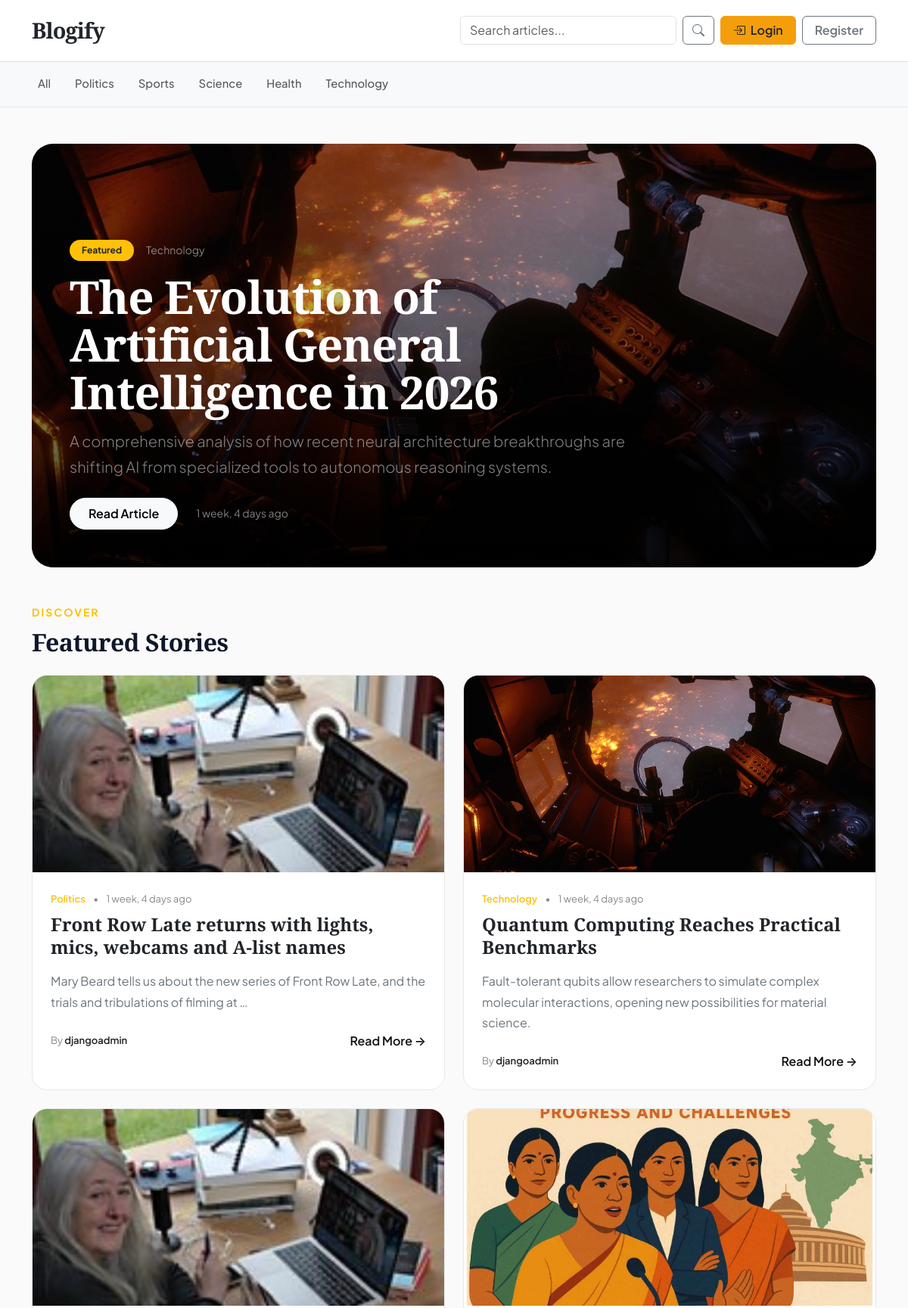
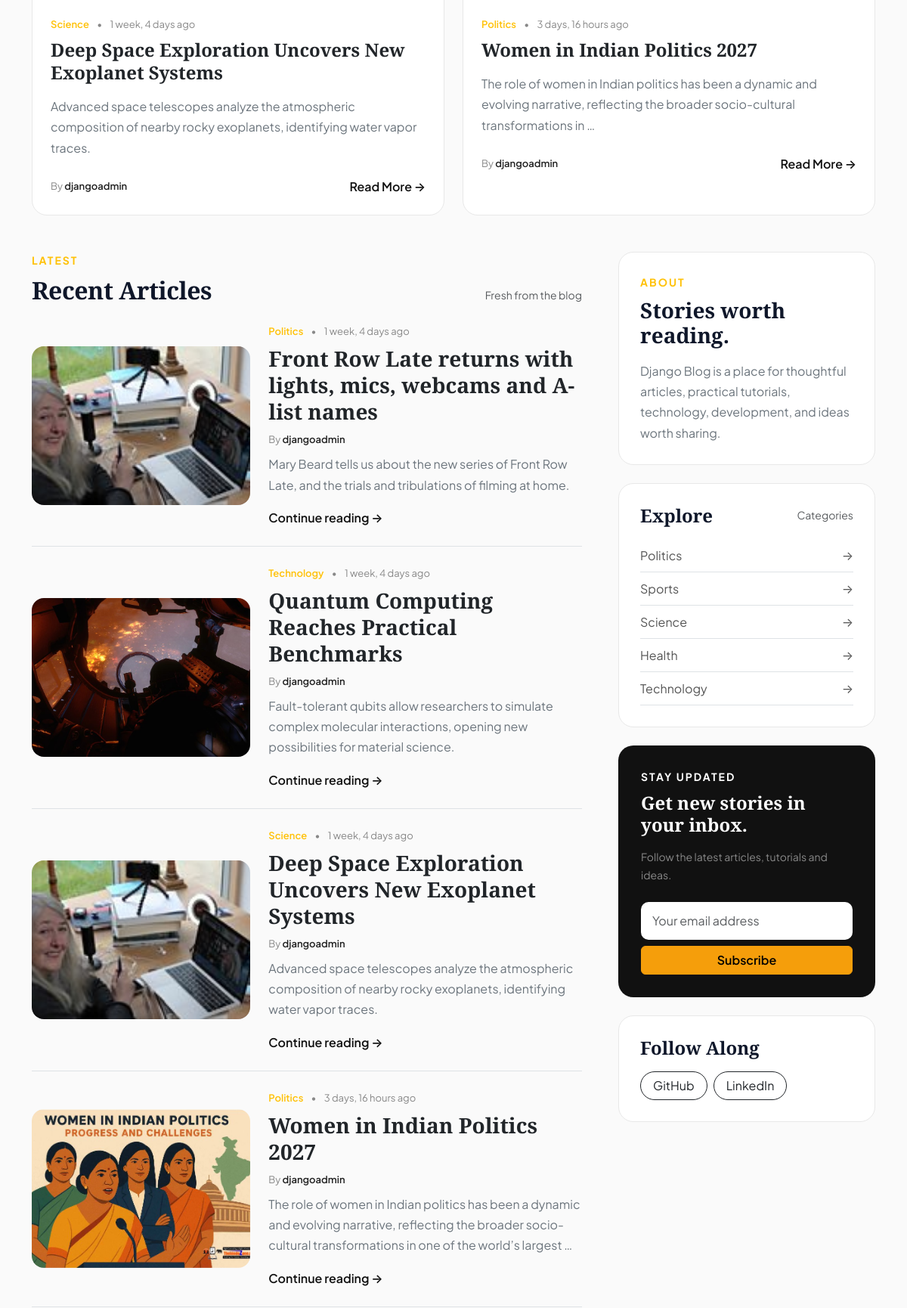
The page / (upper part) on the database its author committed (2 pictures, top to bottom).
### blogs/models.py (models this page shows, shortened)
class Category(models.Model):
    category_name = models.CharField(max_length=50, unique=True)
    created_at = models.DateTimeField(auto_now_add=True)
    updated_at = models.DateTimeField(auto_now=True)
    class Meta:
        verbose_name_plural = "categories"

class Blog(models.Model):
    STATUS_CHOICES = (
    ("draft", "Draft"),
    ("published", "Published")
)
    title = models.CharField(max_length=100)
    slug = models.SlugField(max_length=150, unique=True, blank=True)
    category = models.ForeignKey(Category, on_delete=models.CASCADE)
    author = models.ForeignKey(User, on_delete=models.CASCADE)
    featured_image = models.ImageField(upload_to='uploads/%Y/%m/%d')
    short_description = models.TextField(max_length=500)
    blog_body = models.TextField(max_length=2000)
    status = models.CharField(choices=STATUS_CHOICES, default="draft")
    is_featured = models.BooleanField(default=False)
    created_at = models.DateTimeField(auto_now_add=True)
    updated_at = models.DateTimeField(auto_now=True)

### blog_main/views.py (the view)
# urls.py: path('', views.home, name="home"),
def home(request):
    categories = Category.objects.all()
    featured_posts = Blog.objects.filter(is_featured = True).order_by('-updated_at')
    posts = Blog.objects.filter(is_featured = False)
    context = {
        'categories': categories,
        'featured_posts': featured_posts,
        'posts': posts
    }
    return render(request, 'home.html', context)

### blogs/context_processors.py (called while the page is built)
def get_categories(request):
    categories = Category.objects.all()
    return dict(categories=categories)

### templates/home.html (shortened to what this page needs)
{% extends 'base.html' %} {% block title %} Home - Django Blog {% endblock %}
{% block content %}
<div class="blog-home">
  <div class="container py-5">
    {% for post in featured_posts %} {% if forloop.first %}
    <section
      class="hero-card mb-5"
      style="background-image: url('{{ post.featured_image.url }}');"
    >
      <div class="hero-content text-white">
        <div class="d-flex align-items-center gap-3 mb-3">
          <span class="badge bg-warning text-dark rounded-pill px-3 py-2">
            Featured
          </span>
          <span class="small text-white-50">
            {{ post.category.category_name }}
          </span>
        </div>
        <h1 class="hero-title fw-bold mb-3">{{ post.title }}</h1>
        <p class="lead text-white-50 mb-4">
          {{ post.short_description|truncatewords:30 }}
        </p>
        <div class="d-flex align-items-center gap-4">
          <a
            href="{% url 'post_detail' post.slug %}"
            class="btn btn-light rounded-pill px-4 py-2 fw-semibold"
          >
            Read Article
          </a>
          <span class="small text-white-50">
            {{ post.created_at|timesince }} ago
          </span>
        </div>
      </div>
    </section>
    {% endif %} {% endfor %}
    <section class="mb-5">
      <div class="d-flex justify-content-between align-items-end mb-4">
        <div>
          <div
            class="text-uppercase small fw-bold text-warning mb-2"
            style="letter-spacing: 2px"
          >
            Discover
          </div>
          <h2 class="section-title fw-bold mb-0">Featured Stories</h2>
        </div>
      </div>
      <div class="row g-4">
        {% for post in posts %}
        <div class="col-lg-6">
          <article class="article-card h-100">
            {% if post.featured_image %}
            <a href="{% url 'post_detail' post.slug %}">
              <img
                src="{{ post.featured_image.url }}"
                class="article-image w-100"
                style="height: 260px; object-fit: cover"
              />
            </a>
            {% endif %}
            <div class="p-4">
              <div class="meta mb-2">
                <span class="text-warning fw-semibold">
                  {{ post.category.category_name }}
                </span>
                <span class="mx-2">•</span>
                {{ post.created_at|timesince }} ago
              </div>
              <h3 class="article-title h4 fw-bold mb-3">
                <a
                  href="{% url 'post_detail' post.slug %}"
                  class="text-dark text-decoration-none"
                >
                  {{ post.title }}
                </a>
              </h3>
              <p class="text-secondary mb-4">
                {{ post.short_description|truncatewords:20 }}
              </p>
              <div class="d-flex justify-content-between align-items-center">
                <span class="meta">
                  By
                  <span class="author"> {{ post.author }} </span>
                </span>
                <a href="{% url 'post_detail' post.slug %}" class="read-link">
                  Read More →
                </a>
              </div>
            </div>
          </article>
        </div>
        {% endfor %}
      </div>
    </section>
    <div class="row g-5">
      <main class="col-lg-8">
        <div class="d-flex justify-content-between align-items-end mb-4">
          <div>
            <div
              class="text-uppercase small fw-bold text-warning mb-2"
              style="letter-spacing: 2px"
            >
              Latest
            </div>
            <h2 class="section-title fw-bold mb-0">Recent Articles</h2>
          </div>
          <span class="small text-muted"> Fresh from the blog </span>
        </div>
        {% for post in posts %}
        <article class="mb-4 pb-4 border-bottom">
          <div class="row g-4 align-items-center">
            {% if post.featured_image %}
            <div class="col-md-5">
              <a href="{% url 'post_detail' post.slug %}">
                <img
                  src="{{ post.featured_image.url }}"
                  alt="{{ post.title }}"
                  class="recent-image w-100"
                />
              </a>
            </div>
            {% endif %}
            <div
              class="{% if post.featured_image %}col-md-7{% else %}col-12{% endif %}"
            >
              <div class="meta mb-2">
                <span class="text-warning fw-semibold">
                  {{ post.category.category_name }}
                </span>
                <span class="mx-2"> • </span>
                {{ post.created_at|timesince }} ago
              </div>
              <h3 class="article-title h3 fw-bold mb-2">
                <a
                  href="{% url 'post_detail' post.slug %}"
                  class="text-dark text-decoration-none"
                >
                  {{ post.title }}
                </a>
              </h3>
              <p class="meta mb-2">
                By
                <span class="author"> {{ post.author }} </span>
              </p>
              <p class="text-secondary mb-3">
                {{ post.short_description|truncatewords:25 }}
              </p>
              <a href="{% url 'post_detail' post.slug %}" class="read-link">
                Continue reading →
              </a>
            </div>
          </div>
        </article>
        {% empty %}
        <div class="text-center py-5">
          <h4 class="fw-bold">No articles yet</h4>
          <p class="text-muted">Published articles will appear here.</p>
        </div>
        {% endfor %}
      </main>
      <aside class="col-lg-4">
        <div class="sidebar-box mb-4">
          <div
            class="text-uppercase small fw-bold text-warning mb-2"
            style="letter-spacing: 2px"
          >
            About
          </div>
          <h3
            class="fw-bold mb-3"
            style="font-family: &quot;Playfair Display&quot;, serif"
          >
            Stories worth reading.
          </h3>
          <p class="text-secondary mb-0">
            Django Blog is a place for thoughtful articles, practical tutorials,
            technology, development, and ideas worth sharing.
          </p>
        </div>
        <div class="sidebar-box mb-4">
          <div class="d-flex justify-content-between align-items-center mb-3">
            <h4
              class="fw-bold mb-0"
              style="font-family: &quot;Playfair Display&quot;, serif"
            >
              Explore
            </h4>
            <span class="small text-muted"> Categories </span>
          </div>
          {% for category in categories %}
          <a
            href="{% url 'post_by_category' category.id %}"
            class="category-link d-flex justify-content-between align-items-center py-2 border-bottom"
          >
            <span> {{ category.category_name }} </span>
            <span> → </span>
          </a>
          {% endfor %}
        </div>
        <div class="newsletter-box mb-4">
          <div
            class="small text-uppercase fw-bold mb-2"
            style="letter-spacing: 2px"
          >
            Stay Updated
          </div>
          <h4
            class="fw-bold mb-3"
            style="font-family: &quot;Playfair Display&quot;, serif"
          >
            Get new stories in your inbox.
          </h4>
          <p class="small text-white-50 mb-4">
            Follow the latest articles, tutorials and ideas.
          </p>
          <form method="POST" action="{% url 'newsletter_subscribe' %}">
            <input
              type="email"
              name="email"
              class="form-control mb-2"
              placeholder="Your email address"
              class="form-control"
            />
            <button type="submit" class="btn btn-warning w-100 fw-semibold">
              Subscribe
            </button>
          </form>
        </div>
        <div class="sidebar-box">
          <h4
            class="fw-bold mb-3"
            style="font-family: &quot;Playfair Display&quot;, serif"
          >
            Follow Along
          </h4>
          <div class="d-flex gap-2">
            <a href="#" class="btn btn-outline-dark rounded-pill px-3">
              GitHub
            </a>
            <a href="#" class="btn btn-outline-dark rounded-pill px-3">
              LinkedIn
            </a>
          </div>
        </div>
      </aside>
    </div>
  </div>
</div>
{% endblock %}

### templates/base.html (shortened to what this page needs)
{% load static %}
<!doctype html>
<html lang="en">
  <head>
    <link
      href="https://cdn.jsdelivr.net/npm/bootstrap@5.3.2/dist/css/bootstrap.min.css"
      rel="stylesheet"
    />
    <link
      rel="stylesheet"
      href="https://cdn.jsdelivr.net/npm/bootstrap-icons@1.11.3/font/bootstrap-icons.min.css"
    />
    <link href="{% static 'css/blog.css' %}?v=3.0" rel="stylesheet" />
  </head>
  <body>
    <header class="blog-header sticky-top bg-white border-bottom">
      <div class="container">
        <div
          class="d-flex flex-column flex-md-row align-items-center justify-content-between py-3 gap-3"
        >
          <div class="w-100 w-md-auto text-center text-md-start">
            <a
              class="blog-header-logo text-dark text-decoration-none fw-bold"
              href="{% url 'home' %}"
            >
              Blogify
            </a>
          </div>
          <div
            class="d-flex flex-column flex-sm-row align-items-sm-center gap-2 w-100 w-md-auto"
          >
            <form
              method="GET"
              action="{% url 'search' %}"
              class="d-flex flex-grow-1"
            >
              <input
                type="search"
                name="keyword"
                value="{{ keywords }}"
                class="form-control"
                placeholder="Search articles..."
                aria-label="Search"
              />
              <button
                type="submit"
                class="btn btn-outline-secondary ms-2 flex-shrink-0"
              >
                <i class="bi bi-search"></i>
              </button>
            </form>
            {% if not user.is_authenticated %}
            <div class="d-flex gap-2">
              <a
                href="{% url 'login' %}"
                class="btn btn-warning text-dark fw-semibold px-3"
              >
                <i class="bi bi-box-arrow-in-right me-1"></i>
                Login
              </a>
              <a
                href="{% url 'register' %}"
                class="btn btn-outline-secondary fw-semibold px-3"
              >
                Register
              </a>
            </div>
            {% endif %}
          </div>
        </div>
      </div>
    </header>
    <div class="category-bar border-bottom bg-light">
      <div class="container">
        <nav
          class="nav nav-scroller d-flex justify-content-start gap-3 py-2 overflow-auto flex-nowrap"
        >
          <a
            class="p-2 text-muted text-decoration-none nav-link-custom text-nowrap"
            href="{% url 'home' %}"
          >
            All
          </a>
          {% for cat in categories %}
          <a
            class="p-2 text-muted text-decoration-none nav-link-custom text-nowrap"
            href="{% url 'post_by_category' cat.id %}"
          >
            {{ cat.category_name }}
          </a>
          {% endfor %}
        </nav>
      </div>
    </div>
    {% block content %} {% endblock %}
  </body>
</html>

### blog_main/static/css/blog.css (style rules this page uses)
:root { --primary-accent: #f59e0b; --primary-accent-hover: #d97706; --bg-main: #f8fafc; --text-dark: #0f172a; --text-muted: #64748b; --border-color: #f1f5f9; --card-shadow: 0 4px 6px -1px rgba(0, 0, 0, 0.05), 0 2px 4px -2px rgba(0, 0, 0, 0.05); --hover-shadow: 0 20px 25px -5px rgba(0, 0, 0, 0.08), 0 8px 10px -6px rgba(0, 0, 0, 0.04); }
body { font-family: 'Plus Jakarta Sans', -apple-system, BlinkMacSystemFont, sans-serif; background-color: var(--bg-main); color: var(--text-dark); line-height: 1.7; }
.blog-header { backdrop-filter: blur(8px); background-color: rgba(255, 255, 255, 0.9) !important; }
.blog-header-logo { font-family: 'Playfair Display', Georgia, serif; font-size: 1.8rem; letter-spacing: -0.03em; }
.category-bar { border-color: #e2e8f0 !important; }
.nav-link-custom { font-weight: 500; font-size: 0.925rem; transition: all 0.2s ease; border-bottom: 2px solid transparent; }
.btn-warning { background-color: var(--primary-accent) !important; border-color: var(--primary-accent) !important; }

### templates/home.html (style rules this page uses)
.blog-home { background: #fafafa; }
.hero-card { min-height: 560px; border-radius: 28px; overflow: hidden; position: relative; background-size: cover; background-position: center; }
.hero-card::after { content: ""; position: absolute; inset: 0; background: linear-gradient( to top, rgba(0, 0, 0, 0.9), rgba(0, 0, 0, 0.35), rgba(0, 0, 0, 0.05) ); }
.hero-content { position: absolute; z-index: 2; left: 0; bottom: 0; padding: 50px; max-width: 850px; }
.hero-title { font-family: "Playfair Display", serif; font-size: clamp(2.5rem, 5vw, 4.5rem); line-height: 1.05; letter-spacing: -1px; }
.section-title { font-family: "Playfair Display", serif; font-size: 2rem; letter-spacing: -0.5px; }
.article-card { background: #fff; border: 1px solid #e8e8e8; border-radius: 20px; overflow: hidden; transition: 0.25s ease; }
.article-image { height: 235px; object-fit: cover; transition: 0.4s ease; }
.article-title { font-family: "Playfair Display", serif; line-height: 1.25; }
.recent-image { height: 210px; object-fit: cover; border-radius: 16px; }
.sidebar-box { background: #fff; border: 1px solid #e8e8e8; border-radius: 20px; padding: 28px; }
.newsletter-box { background: #111; color: #fff; border-radius: 20px; padding: 30px; }
.newsletter-box input { border: 0; padding: 13px 15px; border-radius: 10px; }
.read-link { color: #111; text-decoration: none; font-weight: 600; }
.meta { font-size: 13px; color: #888; }
.author { color: #222; font-weight: 600; }
.category-link { color: #555; text-decoration: none; transition: 0.2s ease; }

### rows shown on the page
Category: category_name "Politics"
Category: category_name "Sports"
Category: category_name "Science"
Category: category_name "Health"
Category: category_name "Technology"
Blog: featured_image (picture), category.category_name "Technology", title "The Evolution of Artificial General Intelligence in 2026", short_description "A comprehensive analysis of how recent neural architecture breakthroughs are shifting AI from specialized tools to autonomous reasoning systems.", created_at "1 week, 4 days"
Blog: featured_image (picture), category.category_name "Politics", created_at "1 week, 4 days", title "Front Row Late returns with lights, mics, webcams and A-list names", short_description "Mary Beard tells us about the new series of Front Row Late, and the trials and tribulations of filming at …", author "djangoadmin", short_description "Mary Beard tells us about the new series of Front Row Late, and the trials and tribulations of filming at home."
Blog: featured_image (picture), category.category_name "Technology", created_at "1 week, 4 days", title "Quantum Computing Reaches Practical Benchmarks", short_description "Fault-tolerant qubits allow researchers to simulate complex molecular interactions, opening new possibilities for material science.", author "djangoadmin"
Blog: featured_image (picture), category.category_name "Science", created_at "1 week, 4 days", title "Deep Space Exploration Uncovers New Exoplanet Systems", short_description "Advanced space telescopes analyze the atmospheric composition of nearby rocky exoplanets, identifying water vapor traces.", author "djangoadmin"
Blog: featured_image (picture), category.category_name "Politics", created_at "3 days, 16 hours", title "Women in Indian Politics 2027", short_description "The role of women in Indian politics has been a dynamic and evolving narrative, reflecting the broader socio-cultural transformations in …", author "djangoadmin", short_description "The role of women in Indian politics has been a dynamic and evolving narrative, reflecting the broader socio-cultural transformations in one of the world’s largest …"
